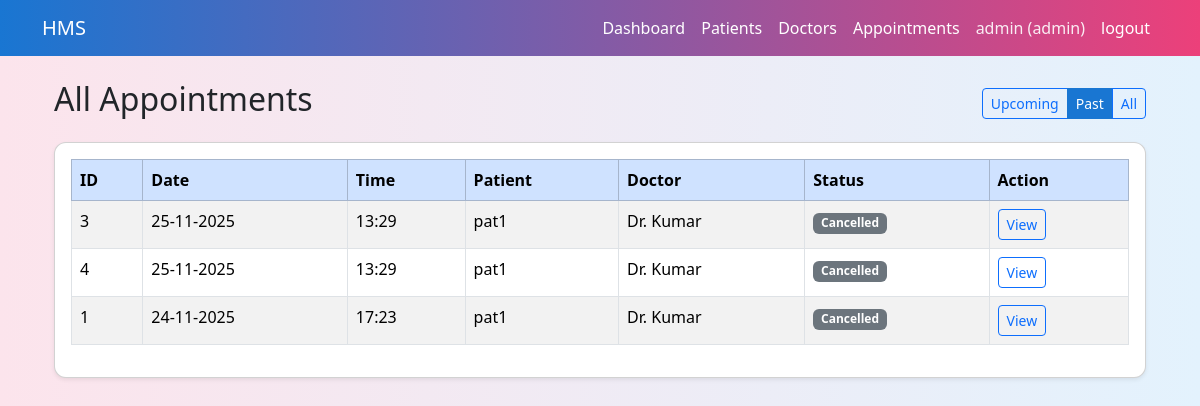
/admin/appointments?view=past (signed in), run on an earlier commit of the app's database.
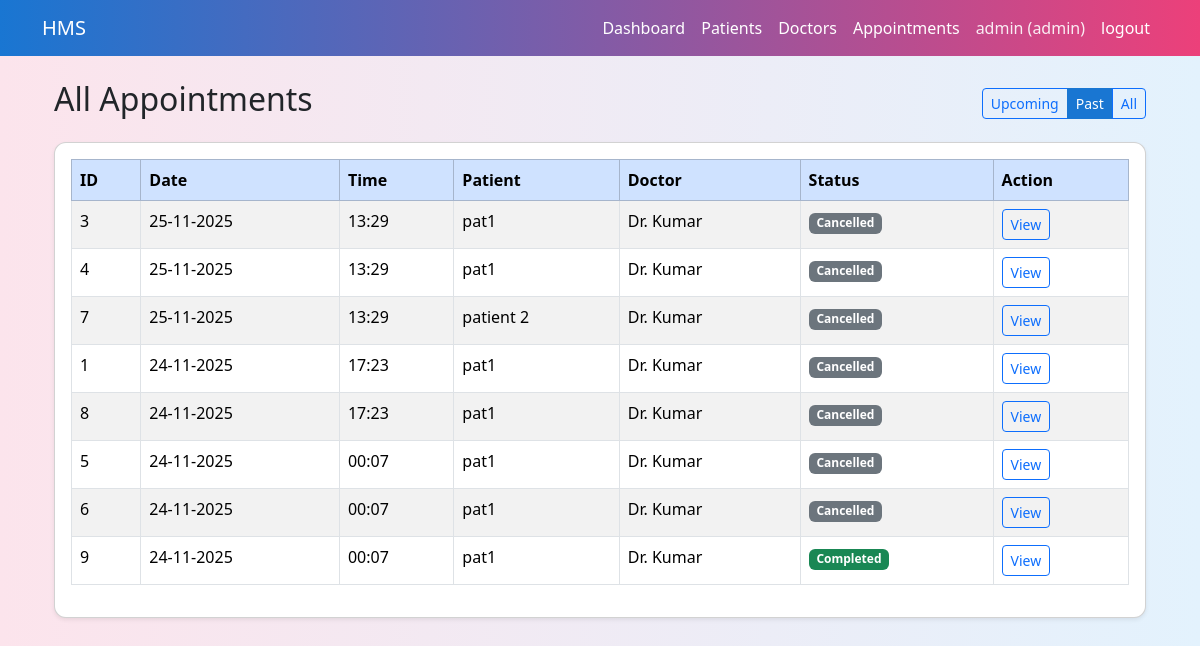
And on a later commit of the database.
### models.py (models this page shows, shortened)
class Appointment(db.Model):
    __tablename__="appointments"
    id =db.Column(db.Integer,primary_key=True)
    patient_id=db.Column(db.Integer,db.ForeignKey("patients.id"),nullable=False)
    doctor_id=db.Column(db.Integer,db.ForeignKey("doctors.id"),nullable=False)
    date=db.Column(db.Date,nullable=False)
    time=db.Column(db.Time,nullable=False)
    status=db.Column(db.String(20),default="Booked")
    created_at=db.Column(db.DateTime,default=datetime.utcnow)
    updated_at=db.Column(db.DateTime,default=datetime.utcnow,onupdate=datetime.utcnow)
    patient=db.relationship("Patient",back_populates="appointments")
    doctor=db.relationship("Doctor",back_populates="appointments")
    treatment=db.relationship("Treatment",back_populates="appointment",uselist=False)

class Patient(db.Model):
    __tablename__="patients"
    id=db.Column(db.Integer,primary_key=True)
    user_id=db.Column(db.Integer,db.ForeignKey("users.id"),nullable=False)
    full_name=db.Column(db.String(120), nullable=False)
    age= db.Column(db.Integer)
    gender=db.Column(db.String(10))
    phone=db.Column(db.String(20))
    address=db.Column(db.String(255))
    is_balcklisted=db.Column(db.Boolean,default=False)
    user=db.relationship("User",back_populates="patient_profile")
    appointments=db.relationship("Appointment",back_populates="patient")

class Doctor(db.Model):
    __tablename__="doctors"
    id=db.Column(db.Integer,primary_key=True)
    user_id=db.Column(db.Integer,db.ForeignKey("users.id"),nullable=False)
    department_id=db.Column(db.Integer,db.ForeignKey("departments.id"))
    full_name=db.Column(db.String(120),nullable=False)
    phone=db.Column(db.String(20))
    about=db.Column(db.Text)
    experience_years=db.Column(db.Integer)
    is_active=db.Column(db.Boolean, default=True)
    user=db.relationship("User",back_populates="doctor_profile")
    department=db.relationship("Department",back_populates="doctors")
    appointments=db.relationship("Appointment",back_populates="doctor")
    availabilities=db.relationship("DoctorAvailability",back_populates="doctor")

### app.py (the view)
    @app.route('/admin/appointments')
    def admin_appointments():
        if session.get('role') != 'admin':
            return redirect(url_for('login'))
        view = request.args.get('view','upcoming')
        query=Appointment.query.join(Patient).join(Doctor)
        today=date.today()
        if view =='upcoming':
            query=query.filter(Appointment.date >= today).order_by(Appointment.date,Appointment.time)
        elif view == 'past':
            query=query.filter(Appointment.date < today).order_by(Appointment.date.desc(),Appointment.time.desc())
        else:
            query=query.order_by(Appointment.date.desc(),Appointment.time.desc())
        appointments = query.all()
        return render_template(
            'admin_appointments.html',
            appointments=appointments,
            view=view
        )

### templates/admin_appointments.html
{% extends "base.html" %}
{% block content %}
<div class="container mt-4">
    <div class="d-flex justify-content-between align-items-center mb-3">
        <h2>All Appointments</h2>
        <div class="btn-group">
            <a href="{{ url_for('admin_appointments', view='upcoming') }}"
               class="btn btn-sm {% if view == 'upcoming' %}btn-primary{% else %}btn-outline-primary{% endif %}">
                Upcoming
            </a>
            <a href="{{ url_for('admin_appointments', view='past') }}"
               class="btn btn-sm {% if view == 'past' %}btn-primary{% else %}btn-outline-primary{% endif %}">
                Past
            </a>
            <a href="{{ url_for('admin_appointments', view='all') }}"
               class="btn btn-sm {% if view == 'all' %}btn-primary{% else %}btn-outline-primary{% endif %}">
                All
            </a>
        </div>
    </div>
    <div class="card p-3 shadow-sm">
        {% if appointments %}
        <table class="table table-striped table-bordered">
            <thead class="table-primary">
                <tr>
                    <th>ID</th>
                    <th>Date</th>
                    <th>Time</th>
                    <th>Patient</th>
                    <th>Doctor</th>
                    <th>Status</th>
                    <th>Action</th>
                </tr>
            </thead>
            <tbody>
                {% for appt in appointments %}
                <tr>
                    <td>{{ appt.id }}</td>
                    <td>{{ appt.date.strftime('%d-%m-%Y') }}</td>
                    <td>{{ appt.time.strftime('%H:%M') }}</td>
                    <td>{{ appt.patient.full_name if appt.patient else 'Unknown' }}</td>
                    <td>{{ appt.doctor.full_name if appt.doctor else 'Unknown' }}</td>
                    <td>
                        {% if appt.status == 'Booked' %}
                        <span class="badge bg-info text-dark">Booked</span>
                        {% elif appt.status == 'Completed' %}
                        <span class="badge bg-success">Completed</span>
                        {% elif appt.status == 'Cancelled' %}
                        <span class="badge bg-secondary">Cancelled</span>
                        {% else %}
                        <span class="badge bg-light text-dark">{{ appt.status }}</span>
                        {% endif %}
                    </td>
                    <td>
                        <a href="{{ url_for('admin_appointment_detail', appt_id=appt.id) }}"
                           class="btn btn-sm btn-outline-primary">
                            View
                        </a>
                    </td>
                </tr>
                {% endfor %}
            </tbody>
        </table>
        {% else %}
        <p class="text-muted mb-0">No appointments to show for this view.</p>
        {% endif %}
    </div>
</div>
{% endblock %}

What changed in the data, as far as the page shows it:
added Appointment: id "7", date "25-11-2025", time "13:29", patient "patient 2", doctor "Dr. Kumar", status "Cancelled"
added Appointment: id "8", date "24-11-2025", time "17:23", patient "pat1", doctor "Dr. Kumar", status "Cancelled"
added Appointment: id "5", date "24-11-2025", time "00:07", patient "pat1", doctor "Dr. Kumar", status "Cancelled"
added Appointment: id "6", date "24-11-2025", time "00:07", patient "pat1", doctor "Dr. Kumar", status "Cancelled"
added Appointment: id "9", date "24-11-2025", time "00:07", patient "pat1", doctor "Dr. Kumar", status "Completed"
